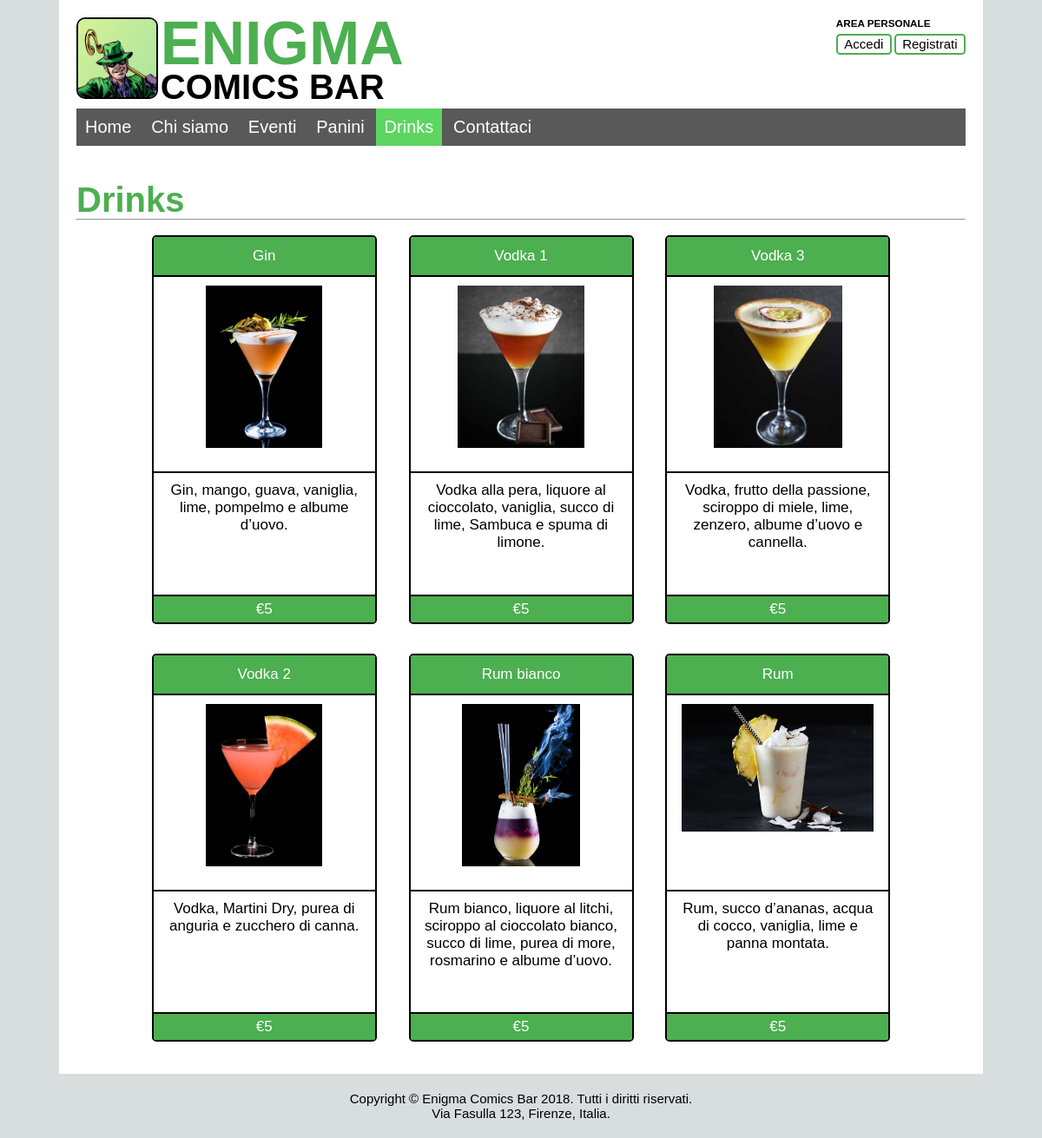
Screenshot of /Drinks.php with the database file from the repository.
### tables this page shows
CREATE TABLE IF NOT EXISTS `Drinks` (
  `ID` int(11) NOT NULL AUTO_INCREMENT,
  `Nome` varchar(100) NOT NULL,
  `Immagine` varchar(100) DEFAULT NULL,
  `Descrizione` text NOT NULL,
  `Prezzo` float NOT NULL,
  PRIMARY KEY (`ID`),
  UNIQUE KEY `Nome` (`Nome`)
);

### DB_Access.php (called while the page is built, shortened)
<?php
class DBAccess{
  public $connessione;
  public function openDBConnection(){
    $this->connessione = mysqli_connect(static::HOST_DB, static::USERNAME, static::PASSWORD, static::DATABASE_NAME);
    if(!$this->connessione){
      return false;
    }
    else{
      return true;
    }
  }
   public function getDrinks(){
     $querySelect = "SELECT * FROM Drinks ORDER BY ID ASC";
     $queryResult=mysqli_query($this->connessione, $querySelect) or die ("Error in getDrinks query: " .
                                                                   mysqli_error($this->connessione));
     if(mysqli_num_rows($queryResult) == 0){
       return null;
     }
     else{
       $result = array();
       while($row = mysqli_fetch_assoc($queryResult)){
       $arrayResult = array(
         "ID" => $row['ID'],
         "Nome" => $row['Nome'],
         "Immagine" => $row['Immagine'],
         "Descrizione" => $row['Descrizione'],
         "Prezzo" => $row['Prezzo']
         );
         array_push($result, $arrayResult);
       }
       return $result;
     }
  }
}
?>

### Drinks.php (the view, shortened to what this page needs)
<?php
	require_once "DB_Access.php";
?>
<!DOCTYPE html>
<html>
    <head>
        <link rel="stylesheet" type="text/css" href="style.css">
        <link rel="stylesheet" type="text/css" href="print.css" media="print">
        <link rel="stylesheet" href="https://cdnjs.cloudflare.com/ajax/libs/font-awesome/4.7.0/css/font-awesome.min.css">
    </head>
    <body>
        <div id="wrapper">
			<div id="header">
                <img id="logo" alt="Logo" src="images/logo.png">
                <div id="titolo">
                    <h1>ENIGMA</h1>
                    <h2><span xml:lang="en" lang="en">COMICS</span> BAR</h2>
                </div>
                <?php
                    $access = new DBAccess();
                    if(isset($_SESSION['username'])){	?>
						<div id="login">
                        	<h3>AREA PERSONALE</h3>
							<p>Accesso effettuato come: <br /> <?php echo $_SESSION['username']; ?></p>
							<form action="<?php echo $_SERVER [ 'PHP_SELF']; ?>" method="post" name="logout">
								<p><button name="logout" type="submit">Esci</button><p>
							</form>
						</div>
					<?php
                	}
                    else { ?>
                		<div id="login">
                    		<h3>AREA PERSONALE</h3>
                    		<a href="login.php">Accedi</a>
                    		<a href="registrazioneUtente.php">Registrati</a>
                		</div>
                	<?php
                	}
                ?>
            </div>
            <div id="navbar">
                <div id="menu-entries">
                    <ul>
                        <li><a href="Home.php#"><span xml:lang="en" lang="en">Home</span></a></li>
                        <li><a href="Home.php#chi-siamo">Chi siamo</a></li>
                        <li><a href="Eventi.php">Eventi</a></li>
                        <li><a href="Panini.php">Panini</a></li>
                        <li class="active"><span xml:lang="en" lang="en">Drinks</span></li>
                        <li><a href="Home.php#contattaci">Contattaci</a></li>
                    </ul>
                </div>
            </div>
            <div id="drinks" class="section">
                <h1>Drinks</h1>
                <hr>
		                  <?php
	          $result=$access->getDrinks();
	        if(count($result)>0){?>
	          <?php foreach($result as $Drink){?>
	              <div class="box"><div class="name">
	            <span xml:lang="en" lang="en"><?php echo $Drink['Nome']; ?></span>
	            </div>
	                  <div class="boxImage"><img class="image" alt="Foto di un drink" src="images/Drinks/<?php echo $Drink['Immagine'];?>">
	            </div>
	            <div class="descrizione"> <?php echo $Drink['Descrizione'];?> </div>
                <div class="prezzo">€<?php echo $Drink['Prezzo'];?> </div>
	           </div>
	          <?php
	          }
	        }
	        ?>
            </div>
      	</div>
      	<div id="footer">
            <p><span xml:lang="en" lang="en">Copyright</span> &copy; Enigma <span xml:lang="en" lang="en">Comics</span> Bar 2018. Tutti i diritti riservati.</p>
            <p>Via Fasulla 123, Firenze, Italia.</p>
        </div>
    </body>
</html>

### style.css (style rules this page uses)
* { margin: 0; padding: 0; }
body { background-color: #d8dddd; font-family: Arial, Verdana, Helvetica, sans-serif; font-size: 62.5%; text-align: center; }
#wrapper { background-color: white; margin: auto; max-width: 1024px; padding: 2em; text-align: left; }
#logo { border: 2px solid black; border-radius: 1em; display: inline-block; height: auto; width: 9em; }
#titolo { display: inline-block; line-height: 5em; }
#titolo h1 { color: #4caf50; font-size: 7em; }
#titolo h2 { font-size: 4em; }
#login { float: right; }
#login h3 { margin-bottom: 0.5em; }
#login a { border: 2px solid #4caf50; border-radius: 0.3em; color: black; display: inline-block; font-size: 1.5em; padding: 0.1em 0.5em; text-decoration: none; }
#navbar { background-color: #595959; position: sticky; top: 0; }
#menu-entries { float: left; }
#menu-entries ul { list-style-type: none; }
#menu-entries ul li { display: inline-block; }
#menu-entries ul li a { color: white; display: block; font-size: 2em; padding: 0.5em; text-align: center; text-decoration: none; }
#menu-entries .active { background-color: #5cd660; color: white; cursor: default; font-size: 2em; padding: 0.5em; text-align: center; }
.section { margin-top: 4em; text-align: center; }
.section h1 { color: #4caf50; font-size: 4em; line-height: 1.1em; }
.section h1, p { text-align: left; }
.box { border: 2px solid black; border-radius: 0.3em; display: inline-table; font-size: 1.7em; margin: 1em; overflow: hidden; width: 15em; }
.name { background-color: #4caf50; border-bottom: 2px solid black; color: #ffffff; padding: 0.7em; text-align: center; }
.boxImage { border-bottom: 2px solid black; height: auto; max-height: 12em; max-width: 14em; padding: 0.6em; text-align: center; width: auto; }
#drinks .boxImage { height: 12em; }
.image { max-height: 11em; max-width: 13em; }
.descrizione { border-bottom: 2px solid black; font-size: 1em; padding: 0.6em; height: 7em; }
.prezzo { font-size: 1em; color: #ffffff; background-color: #4caf50; padding: 0.3em; }
#footer { background-color: #d8dddd; margin: 2em auto; }
#footer p { display: block; font-size: 1.5em; text-align: center; }

### print.css (style rules this page uses)
* { margin: 0; padding: 0; }
body { background-color: white; font-size: 6pt; }
a[href]:after { content: "(" attr(href) ")" }
#wrapper { color: black; width: auto; font-family: "Times New Roman", Times, serif; text-align: justify; text-justify: inter-word; }
#logo { border: 2px solid black; border-radius: 1em; display: inline-block; height: auto; width: 9em; }
#titolo { display: inline-block; line-height: 5em; }
#titolo h1 { color: #4caf50; font-size: 7em; }
#titolo h2 { font-size: 4em; }
#login { float: right; }
#login h3 { margin-bottom: 0.5em; }
#login a { border: 2px solid #4caf50; border-radius: 0.3em; color: black; display: inline-block; font-size: 1.5em; padding: 0.1em 0.5em; text-decoration: none; }
#navbar { display: none; }
#menu-entries { display: none; }
.section { margin-top: 4em; text-align: center; }
.section h1 { color: #4caf50; font-size: 4em; line-height: 1.1em; }
.section h1, p { text-align: left; }
.box { border: 2px solid black; border-radius: 0.3em; display: inline-table; font-size: 1.7em; margin: 1em; overflow: hidden; width: 15em; }
.name { background-color: #ffffff; border-bottom: 2px solid black; color: #ffffff; padding: 0.7em; text-align: center; }
.boxImage { border-bottom: 2px solid black; height: auto; max-height: 12em; max-width: 14em; padding: 0.6em; text-align: center; width: auto; }
#drinks .boxImage { height: 12em; }
.image { max-height: 11em; max-width: 13em; }
.descrizione { border-bottom: 2px solid black; font-size: 1em; padding: 0.6em; height: 7em; }
.prezzo { font-size: 1em; color: #ffffff; background-color: #4caf50; padding: 0.3em; }
#footer { background-color: #d8dddd; margin: 2em auto; }
#footer p { display: block; font-size: 1.5em; text-align: center; }

### rows the page displays
drinks: Nome "Gin", Immagine (picture), Descrizione "Gin, mango, guava, vaniglia, lime, pompelmo e albume d’uovo.", Prezzo "5"
drinks: Nome "Vodka 1", Immagine (picture), Descrizione "Vodka alla pera, liquore al cioccolato, vaniglia, succo di lime, Sambuca e spuma di limone.", Prezzo "5"
drinks: Nome "Vodka 3", Immagine (picture), Descrizione "Vodka, frutto della passione, sciroppo di miele, lime, zenzero, albume d’uovo e cannella.", Prezzo "5"
drinks: Nome "Vodka 2", Immagine (picture), Descrizione "Vodka, Martini Dry, purea di anguria e zucchero di canna.", Prezzo "5"
drinks: Nome "Rum bianco", Immagine (picture), Descrizione "Rum bianco, liquore al litchi, sciroppo al cioccolato bianco, succo di lime, purea di more, rosmarino e albume d’uovo.", Prezzo "5"
drinks: Nome "Rum", Immagine (picture), Descrizione "Rum, succo d’ananas, acqua di cocco, vaniglia, lime e panna montata.", Prezzo "5"
